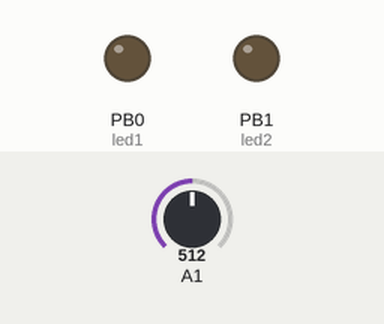
Bench run of a sketch on a simulated ATtiny85, built with avr-gcc and run on an emulated ATtiny85. On the bench: output pins drawn as LEDs (lit = HIGH). The test bench sets the inputs (shaded band); at power-on: A1 = 512. Pins used as bus, display or sensor lines are not drawn.

Above: at 0.15 s.
Timing chart, 0 to 40.0 s (numbered marks = the images above):
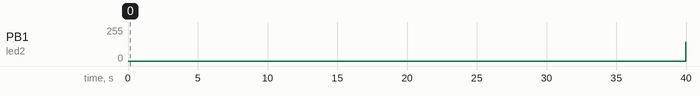

Measured:
- by itself, PB1 (led2): 0/255 → 139/255 at 40.0 s

The sketch:

a_ATtinySound_cryingDress_TimerInterupt.ino
```cpp
/*
  thanks to ingo for help with this code!!!
 this code demondatrates the use of timer interrupts on an ATtiny 45.
 we use the timer interrupt to create a frequency for a speaker
 and harware pwm to slowly fade an LED on and off.
 we do this so that the delay() function called to control the
 speed of the fading LED does not interfere with the speed of the frequency.
 */

// LED fade pins are fixed because of hardware PWM:
#define led1 0  // pin 5
#define led2 1  // pin 6

// DIFFERENT CIRCUITS, DIFFERENT PINS /////////////////////
// side circuits (mika):    speaker frequency = 3,4 / led pwm = 0,1 / sensor = 2
// center circuit (hannah): speaker frequency = 3,2 / led pwm = 0,1 / sensor = 4
// CENTER ///////////////////////////////////////////////
//#define f1 3
//#define f2 2
//#define sensorD 4
//#define sensorA 2 // pin PB4 = ADC2
//// turn pin PB3 on and off:
//#define f1On() PORTB = 0b00001000
//#define f1Off() PORTB = 0b00000000
//// turn pin PB2 on and off:
//#define f2On() PORTB = 0b00000100
//#define f2Off() PORTB = 0b00000000

// SIDES //////////////////////////////////////////////////
#define f1 4
#define f2 3
#define sensorD 2
#define sensorA 1 // pin PB2 = ADC1
// turn pin PB4 on and off:
#define f1On() PORTB = 0b00010000
#define f1Off() PORTB = 0b00000000
// turn pin PB3 on and off:
#define f2On() PORTB = 0b00001000
#define f2Off() PORTB = 0b00000000
////////////////////////////////////////////////////////


// timer interrupt variables:
int flip = 0;
unsigned int latency;

unsigned int tcnt; // global
int turn = 0; // global

void SetupTimer0()
{
  /* Configure timer2 in normal mode (pure counting, no PWM etc.) */
  //TCCR1 &= ~((1<<WGM11) | (1<<WGM10));
  //TCCR1B &= ~(1<<WGM12);

  /* Select clock source: internal I/O clock */
  //ASSR &= ~(1<<AS2);

  /* Disable Compare Match A interrupt enable (only want overflow) */
  TIMSK &= ~(1<<OCIE1A);

  /* Now configure the prescaler to CPU clock divided by 1024 */
  TCCR1 = 1<<CS10 | 1<<CS11 | 1<<CS12 | 0<<CS13; // sets timer prescale to /64

  /* We need to calculate a proper value to load the timer counter.
   * The following loads the value 131 into the Timer 2 counter register
   * The math behind this is:
   * (CPU frequency) / (prescaler value) = 15625 Hz = 64us.
   * (desired period) / 64us = 8.
   * MAX(uint8) - 8 = 248;
  /* Save value globally for later reload in ISR */
  tcnt = 128;


  /* Finally load end enable the timer */
  TCNT1 = tcnt;
  TIMSK |= (1<<TOIE1);  // turn it on
}


//Timer2 overflow interrupt vector handler //alle 512 us
//this is the light callback
ISR(TIMER1_OVF_vect) {

  //-------------
  //do the work, be quick
  //---------------
  if (flip) {
    if(turn == 1) f1On();
    if(turn == 2) f2On();
    flip = 0;
  }
  else {
    if(turn == 1) f1Off();
    if(turn == 2) f2Off();
    flip = 1;
  }

  //Capture the current timer value. This is how much error we have
  //due to interrupt latency and the work in this function
  latency = TCNT1;
  //Reload the timer and correct for latency.
  TCNT1 = latency+tcnt;
  //or just reload tcnt2
  //TCNT2 = tcnt2;
}


void setup() {
  pinMode(f1, OUTPUT);
  pinMode(f2, OUTPUT);
  pinMode(led1, OUTPUT);
  pinMode(led2, OUTPUT);
  pinMode(sensorD, INPUT);
  digitalWrite(sensorD, HIGH);  // set internal pul-up resistor on analog input pin
  digitalWrite(led1, LOW);
  digitalWrite(led2, LOW);
  SetupTimer0();
}


// loop variables:
int sensorValue = 0;
int fadeDuration = 5;
int fadeDelay = 1000;
int maxThreshold = 300;
int minThreshold = 10;
int frequency = 0;

void loop() {
  sensorValue = analogRead(sensorA);  // water sensor tested to be roughly between 100 - 700

  // CODE TO TEST WITH: ////////////////////////////////////////
  //  if(sensorValue < 200) digitalWrite(led1, HIGH);
  //  else digitalWrite(led1, LOW);
  //  turn = 1;
  //  analogWrite(led1, sensorValue/2);
  //  tcnt = 254 - sensorValue/9;
  //  delay(sensorValue);
  //  digitalWrite(led1, LOW);
  //  delay(sensorValue);
  ////////////////////////////////////////////////////////////////

tcnt = 220;
turn = 1;
pwmLED(led1, fadeDuration, fadeDelay);

tcnt = 246;
turn = 2;
pwmLED(led2, fadeDuration, fadeDelay);

//  if(sensorValue < maxThreshold && sensorValue > minThreshold) {  // if sensor value falls between thresholds
//    // FREQUENCY of SPEAKER dependant on SENSOR VALUE:
//    frequency = 254 - sensorValue/9;  // scale sensorValue to roughly [0-255]
//    tcnt = frequency; // use this value to pre-load the timer with
//
//    // PWM of LED dependant on SENSOR VALUE:
//    fadeDuration = 5; //sensorValue/18;
//
//    // randomly flip between first and second LED (and speaker) depending on odd or even sensorValue:
//    if(sensorValue % 2 == 0) {
//      turn = 1;
//      pwmLED(led1, fadeDuration, fadeDelay);
//    }
//
//    else {
//      turn = 2;
//      pwmLED(led2, fadeDuration, fadeDelay);
//    }
//
//  } // end if(threshold)
}


void pwmLED(int pin, int _pwmDuration, int _pwmDelay){

  // PWM of LED:
  for (int x = 1; x < 254; x++){
    analogWrite(pin, x);
    delay(_pwmDuration);
  }
  for (int x = 254; x > 1; x--){
    analogWrite(pin, x);
    delay(_pwmDuration);
  }
  // PAUSE
  turn = 0;
  digitalWrite(pin, LOW);

}
```
